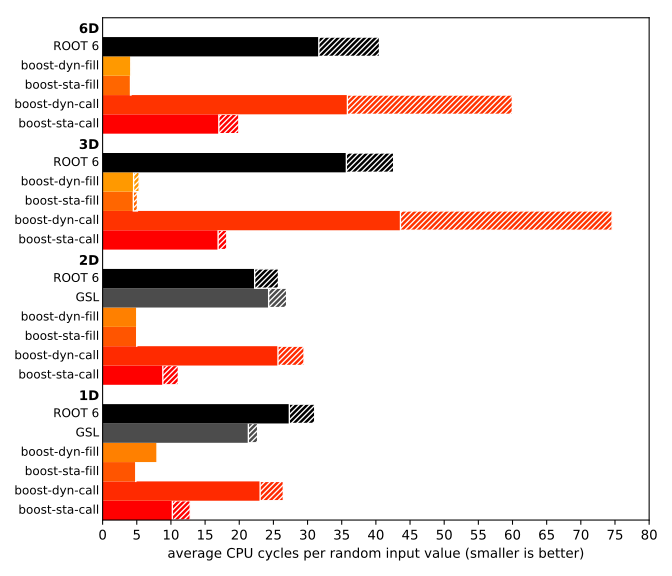

Python code for this plot:
#!/usr/bin/env python3

#            Copyright Hans Dembinski 2018 - 2019.
#   Distributed under the Boost Software License, Version 1.0.
#      (See accompanying file LICENSE_1_0.txt or copy at
#            https://www.boost.org/LICENSE_1_0.txt)

import os
import numpy as np
import glob
import re
import json
import sys
from collections import defaultdict, OrderedDict
from matplotlib.patches import Rectangle
from matplotlib.lines import Line2D
from matplotlib.text import Text
from matplotlib.font_manager import FontProperties
import matplotlib.pyplot as plt
import matplotlib as mpl

mpl.rcParams.update(mpl.rcParamsDefault)

cpu_frequency = 0

data = defaultdict(lambda: [])
hostname = None
for fn in sys.argv[1:]:
    d = json.load(open(fn))
    cpu_frequency = d["context"]["mhz_per_cpu"]
    # make sure we don't compare benchmarks from different computers
    if hostname is None:
        hostname = d["context"]["host_name"]
    else:
        assert hostname == d["context"]["host_name"]
    for bench in d["benchmarks"]:
        name = bench["name"]
        time = min(bench["cpu_time"], bench["real_time"])
        m = re.match("fill_(n_)?([0-9])d<([^>]+)>", name)
        if m.group(1):
            time /= 1 << 15
        tags = m.group(3).split(", ")
        dim = int(m.group(2))
        label = re.search(
            "fill_([a-z]+)", os.path.splitext(os.path.split(fn)[1])[0]
        ).group(1)
        dist = tags[0]
        if len(tags) > 1 and tags[1] in ("dynamic_tag", "static_tag"):
            if len(tags) == 3 and "DStore" in tags[2]:
                continue
            label += "-" + {"dynamic_tag": "dyn", "static_tag": "sta"}[tags[1]]
            label += "-fill" if m.group(1) else "-call"
        data[dim].append((label, dist, time / dim))

time_per_cycle_in_ns = 1.0 / (cpu_frequency * 1e6) / 1e-9

plt.figure(figsize=(7, 6))
i = 0
for dim in sorted(data):
    v = data[dim]
    labels = OrderedDict()
    for label, dist, time in v:
        if label in labels:
            labels[label][dist] = time / time_per_cycle_in_ns
        else:
            labels[label] = {dist: time / time_per_cycle_in_ns}
    j = 0
    for label, d in labels.items():
        t1 = d["uniform"]
        t2 = d["normal"]
        i -= 1
        z = float(j) / len(labels)
        col = (1.0 - z) * np.array((1.0, 0.0, 0.0)) + z * np.array((1.0, 1.0, 0.0))
        if label == "root":
            col = "k"
            label = "ROOT 6"
        if "numpy" in label:
            col = "0.6"
        if "gsl" in label:
            col = "0.3"
            label = "GSL"
        tmin = min(t1, t2)
        tmax = max(t1, t2)
        r1 = Rectangle((0, i), tmax, 1, facecolor=col)
        r2 = Rectangle(
            (tmin, i), tmax - tmin, 1, facecolor="none", edgecolor="w", hatch="//////"
        )
        plt.gca().add_artist(r1)
        plt.gca().add_artist(r2)
        font = FontProperties(size=9)
        tx = Text(
            -0.5,
            i + 0.5,
            "%s" % label,
            fontproperties=font,
            va="center",
            ha="right",
            clip_on=False,
        )
        plt.gca().add_artist(tx)
        j += 1
    i -= 1
    font = FontProperties()
    font.set_weight("bold")
    tx = Text(
        -0.5,
        i + 0.6,
        "%iD" % dim,
        fontproperties=font,
        va="center",
        ha="right",
        clip_on=False,
    )
    plt.gca().add_artist(tx)
plt.ylim(0, i)
plt.xlim(0, 80)
from matplotlib.ticker import MultipleLocator

plt.gca().xaxis.set_major_locator(MultipleLocator(5))

plt.tick_params("y", left=False, labelleft=False)
plt.xlabel("average CPU cycles per random input value (smaller is better)")

plt.tight_layout()

plt.savefig("fill_performance.svg")
plt.show()
